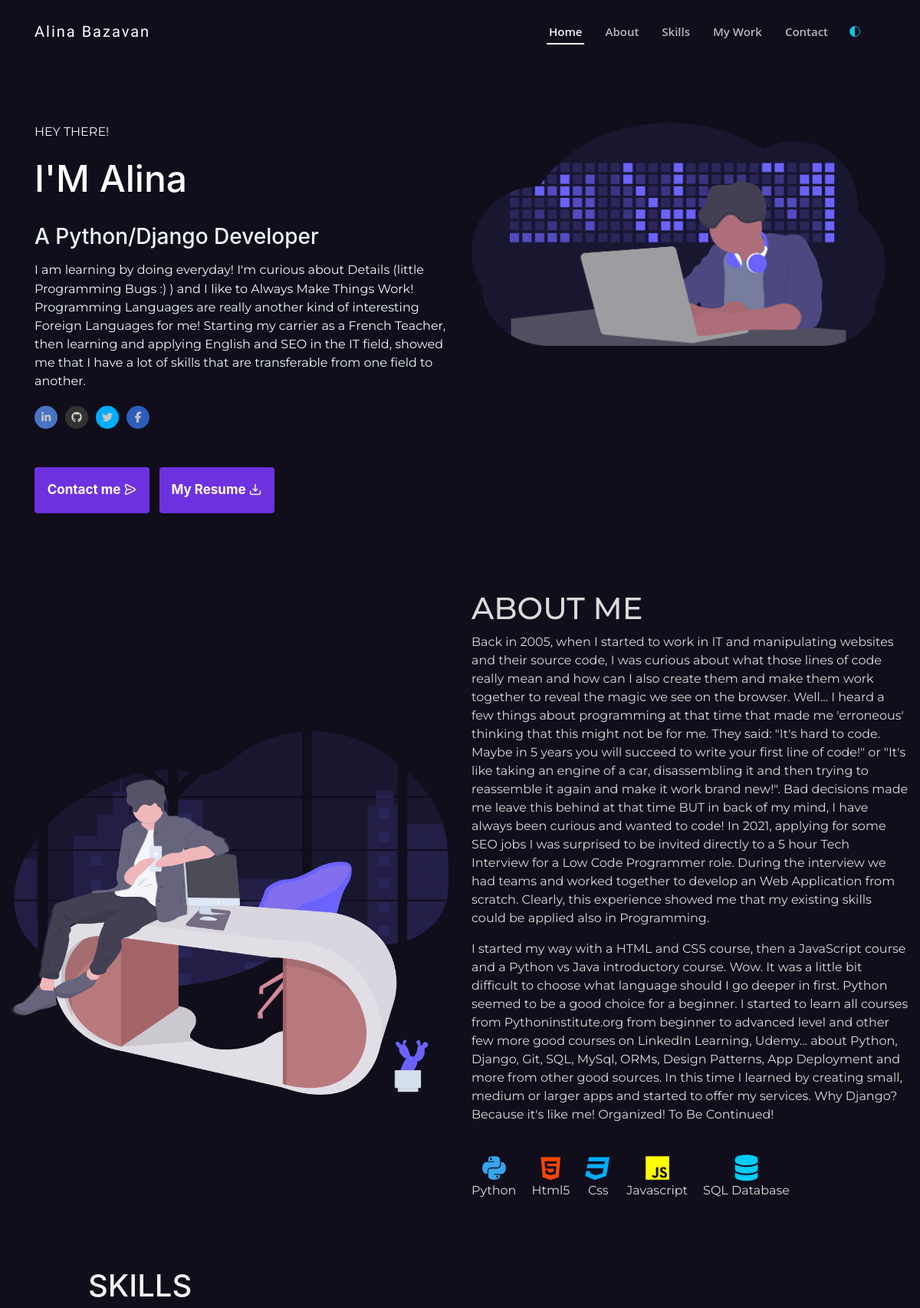
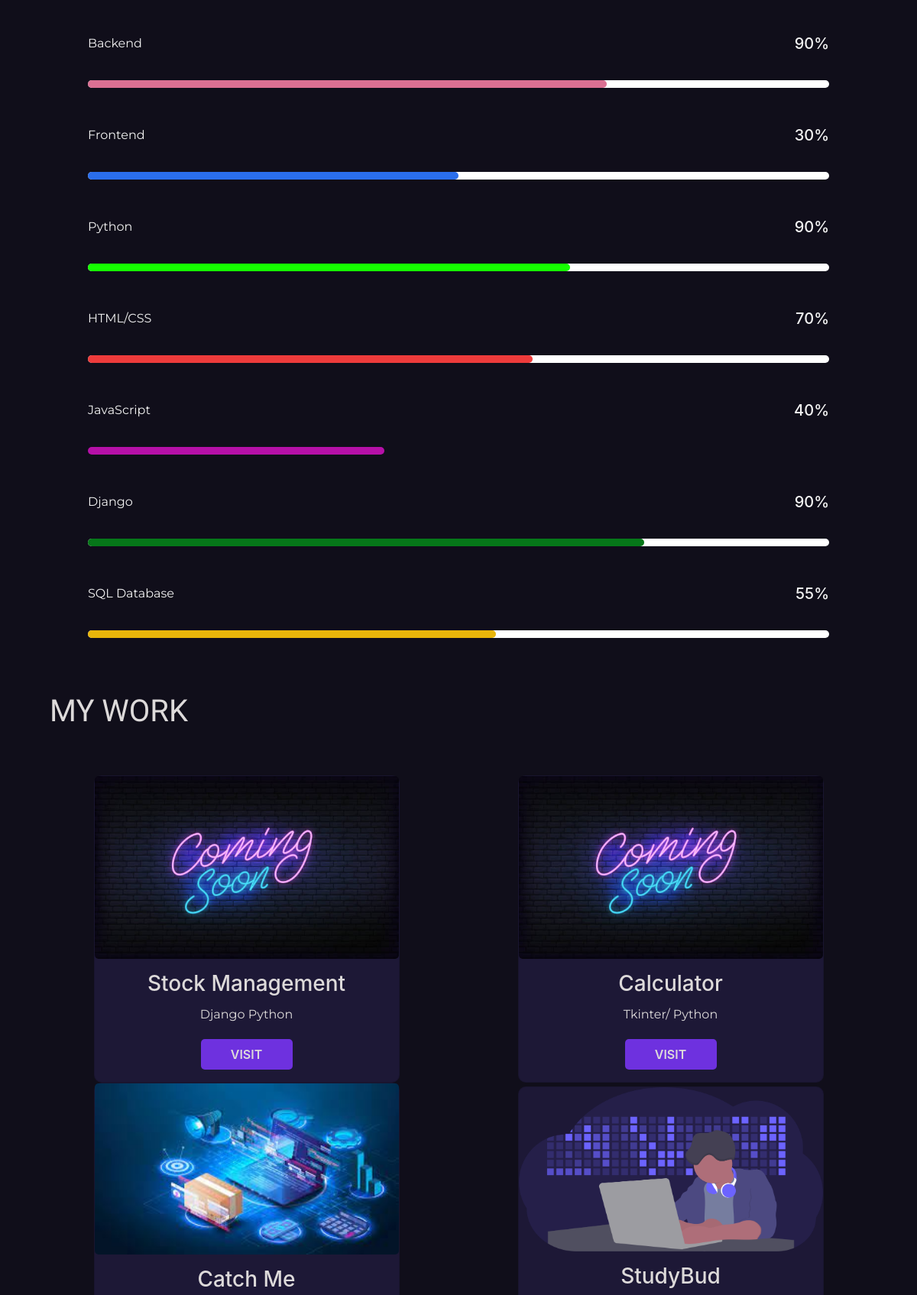
The page / (upper part) on the database its author committed (2 pictures, top to bottom).
### feeds/models.py (models this page shows, shortened)
class PersonalInformation(models.Model):
    name_complete = models.CharField(max_length=50, blank=True, null=True)
    avatar = models.ImageField(null=True, default='15')
    mini_about = models.TextField(blank=True, null=True)
    address = models.CharField(max_length=100, blank=True, null=True)
    phone = models.CharField(max_length=20, blank=True, null=True)
    email = models.EmailField(max_length=255, blank=True, null=True)
    cv = models.FileField(upload_to='cv', blank=True, null=True)
    github = models.URLField(blank=True, null=True)
    linkedin = models.URLField(blank=True, null=True)
    facebook = models.URLField(blank=True, null=True)
    twitter = models.URLField(blank=True, null=True)

class About(models.Model):
    title = models.CharField(max_length=20, blank=True, null=True)
    description1 = models.TextField(blank=False, null=True)
    description2 = models.TextField(blank=False, null=True)
    image = models.ImageField(upload_to='images', blank=True, null=True)

class Project(models.Model):
    title = models.CharField(max_length=50, blank=True, null=True)
    skill = models.TextField(max_length=230, blank=True, null=True)
    link = models.URLField(blank=True, null=True)
    image = models.ImageField(upload_to='project_images', blank=True, null=True)

### feeds/views.py (the view)
# urls.py: path('',views.home, name="home" )
def home(request):
    personal_info = PersonalInformation.objects.all()
    about = About.objects.all()
    projects = Project.objects.all()
    skills = Skill.objects.all()
    context = {
        'personal_info': personal_info,
        'about': about,
        'projects': projects,
        'skills': skills
    }
    return render(request, 'home.html', context)

### feeds/templates/home.html (shortened to what this page needs)
{% load static %}
<!DOCTYPE html>
<html lang="en">
<head>
    <link rel="stylesheet" href="https://unpkg.com/aos@next/dist/aos.css" />
    <link rel="stylesheet" href="https://code.ionicframework.com/ionicons/2.0.1/css/ionicons.min.css">
    <link rel="stylesheet" href="https://unicons.iconscout.com/release/v4.0.0/css/line.css">
    <link rel="stylesheet" href="https://allyoucan.cloud/cdn/icofont/1.0.1/icofont.css">
    <link href='https://cdn.jsdelivr.net/npm/boxicons@2.0.5/css/boxicons.min.css' rel='stylesheet'>
    <link rel="stylesheet" href="https://stackpath.bootstrapcdn.com/bootstrap/4.3.1/css/bootstrap.min.css">
    <link rel="stylesheet" href="{% static 'css/main.css' %}">
</head>
<body data-aos-easing="ease" data-aos-duration="1500" data-aos-delay="0">
    <header id="header" class="fixed-top ">
        <div class="container-fluid  navbur">
            <div class="navi">
                <div class="col-xl-9 d-flex align-items-center lefty">
                    <h1 class="logo mr-auto"><a href="{% url 'home' %}">Alina Bazavan</a></h1>
                    <nav class="nav-menu d-none d-lg-block float-right">
                        <ul>
                            <li class="active"><a href="#home">Home</a></li>
                            <li><a href="#about">About</a></li>
                            <li><a href="#skills">Skills</a></li>
                            <li><a href="#work">My Work</a></li>
                            <li><a href="#contact">Contact</a></li>
                            <div class="invert pl-4 " id="theme-button">
                                <ion-icon name='contrast-outline' style="color:rgb(17, 190, 221)"></ion-icon>
                            </div>
                        </ul>
                    </nav>
                </div>
            </div>
        </div>
    </header>
    <section class="descript" id="home">
        <div class="container">
            <div class="small-container">
                <div class="row">
                    <div class="col-md-6 initial-0 aos-init" data-aos="zoom-in" data-aos-delay="200">
                        <p id="hey">HEY THERE!</p>
                        {% for info in personal_info %}
                        <h1 id="name">I'M <span>Alina</span></h1>
                        <h3>A Python/Django Developer</h3>
                        <p>{{ info.mini_about }}</p>
                        <div class="social">
                            <a href="{{ info.linkedin }}"><i class="fa fa-linkedin" style="background: #4974c5 "></i></a>
                            <a href="{{ info.github }}"><i class="fa fa-github"style="background: #4974c5 "></i></a>
                            <a href="{{ info.twitter }}"><i class="fa fa-twitter" style="background: #4974c5 "></i></a>
                            <a href="{{ info.facebook }}"><i class="fa fa-facebook-f" style="background: #4974c5 "></i></a>
                            </div>
                        <div class="button">
                            <a href="mailto:{{ info.email }}"><button class="main-button2">Contact me <i class="uil uil-message"></i></button></a>
                            <a class="main-button ml-2" href="{% static 'images/RESUME_AB.pdf' %}" target="_blank" rel="noopener noreferrer"><button id="btn2">My Resume <i class="uil uil-import"></i></button></a>
                        </div>
                    </div>
                    <div class="col-md-6 initial-1 aos-init" data-aos="zoom-in" data-aos-delay="300">
                        <img src="{% static 'images/home.png' %}" alt="Avatar">
                    </div>
                    {% endfor %}
                </div>
            </div>
        </div>
    </section>
    <section class="about its-me " id="about">
        <div class="container2">
            <div class="small-container2 ">
                <div class="row2 initial-3">
                    {% for aboutme in about %}
                    <div class="col-md-6 aos-init" data-aos="fade-up-right" data-aos-delay="700">
                        <img src="{% static 'images/avatar/about_me.png' %}" alt="About me">
                    </div>
                    <div class="col-md-6 initial-4">
                        <div class="title aos-init" data-aos="zoom-in" data-aos-delay="200">
                            <h1>{{ aboutme.title }}</h1>
                        </div>
                        <p data-aos="zoom-in" data-aos-delay="200" class="aos-init">{{ aboutme.description1 }}</p>
                        <p data-aos="zoom-in" data-aos-delay="200" class="aos-init">{{ aboutme.description2 }}</p>
                        <div class="icons aos-init" data-aos="zoom-in" data-aos-delay="300">
                            <div>
                                <ion-icon name="logo-python" style="color: #38a4ec;font-size:35px"></ion-icon>
                                <p>Python</p>
                            </div>
                            <div> <i class="fa fa-html5"></i>
                                <p>Html5</p>
                            </div>
                            <div> <i class="fa fa-css3 " aria-hidden=”true”></i>
                                <p>Css</p>
                            </div>
                            <div>
                                <ion-icon name="logo-javascript" style="color: yellow;font-size:35px"></ion-icon>
                                <p>Javascript</p>
                            </div>
                            <div> <i class="fa fa-database"></i>
                                <p>SQL Database</p>
                            </div>
                        </div>
                        {% endfor %}
                    </div>
                </div>
            </div>
        </div>
        <br>
        <br>
        <br>
        <article>
            <div class="container-skills" id="skills">
                <div class="small-container">
                    <div class="row9">
                        <div class="col-md-10 initial-5">
                            <div class="title">
                                <h1 class="">SKILLS</h1>
                            </div>
                            <div class="all-bars">
                                <div class="bars aos-init" data-aos="zoom-in" data-aos-delay="800">
                                    <div class="bar-info">
                                        <p>Backend</p>
                                        <h5>90%</h5>
                                    </div>
                                    <div class="bar">
                                        <p id="one"></p>
                                    </div>
                                </div>
                                <div class="bars aos-init" data-aos="zoom-in" data-aos-delay="300">
                                    <div class="bar-info">
                                        <p>Frontend</p>
                                        <h5>30%</h5>
                                    </div>
                                    <div class="bar">
                                        <p id="two"></p>
                                    </div>
                                </div>
                                <div class="bars aos-init" data-aos="zoom-in" data-aos-delay="300">
                                    <div class="bar-info">
                                        <p>Python</p>
                                        <h5>90%</h5>
                                    </div>
                                    <div class="bar">
                                        <p id="three"></p>
                                    </div>
                                </div>
                                <div class="bars aos-init" data-aos="zoom-in" data-aos-delay="400">
                                    <div class="bar-info">
                                        <p>HTML/CSS</p>
                                        <h5>70%</h5>
                                    </div>
                                    <div class="bar">
                                        <p id="four"></p>
                                    </div>
                                </div>
                                <div class="bars aos-init" data-aos="zoom-in" data-aos-delay="500">
                                    <div class="bar-info">
                                        <p>JavaScript</p>
                                        <h5>40%</h5>
                                    </div
                                    <div class="bar">
                                        <p id="six"></p>
                                    </div>
                                </div>
                                <div class="bars aos-init" data-aos="zoom-in" data-aos-delay="600">
                                    <div class="bar-info">
                                        <p>Django</p>
                                        <h5>90%</h5>
                                    </div>
                                    <div class="bar">
                                        <p id="seven"></p>
                                    </div>
                                </div>
                                <div class="bars aos-init" data-aos="zoom-in" data-aos-delay="700">
                                    <div class="bar-info">
                                        <p>SQL Database</p>
                                        <h5>55%</h5>
                                    </div>
                                    <div class="bar">
                                        <p id="five"></p>
                                    </div>
                                </div>
                            </div>
                        </div>
                    </div>
                </div>
        </article>
    </section>
<br>
<br>
<br>
    <div class="work">
        <div class="container" id="work">
            <div class="title2">
                <h1>MY WORK</h1>
            </div>
            <div class="small-container">
                <div class="row3">
                    <div class="row3">
                        {% for project in projects %}
                        <div class="card initial-6 w- aos-init" data-aos="zoom-in" data-aos-delay="500">
                            <img src="{{ project.image.url }}" alt="Project Image">
                            <div class="card-body col-5-info px-3 py-3">
                                <h3 class="pb-1">{{ project.title }}</h3>
                                <p class="pb-1">{{ project.skill }}</p>
                                <button><a href="{{ project.link }}">VISIT</a></button>
                            </div>
                        </div>
                        {% endfor %}
                    </div>
            </div>
        </div>
    </div>
</body>
</html>

### rows shown on the page
PersonalInformation: mini_about "I am learning by doing everyday! I'm curious about Details (little Programming Bugs :) ) and I like to Always Make Things Work! Programming Languages are really another kind of interesting Foreign Languages for me! Starting my carrier as a French Teacher, then learning and applying English and SEO in the IT field, showed me that I have a lot of skills that are transferable from one field to another."
About: title "ABOUT ME", description1 "Back in 2005, when I started to work in IT and manipulating websites and their source code, I was curious about what those lines of code really mean and how can I also create them and make them work together to reveal the magic we see on the browser. Well... I heard a few things about programming at that time that made me 'erroneous' thinking that this might not be for me. They said: \"It's hard to code. Maybe in 5 years you will succeed to write your first line of code!\" or \"It's like taking an engine of a car, disassembling it and then trying to reassemble it again and make it work brand new!\". Bad decisions made me leave this behind at that time BUT in back of my mind, I have always been…", description2 "I started my way with a HTML and CSS course, then a JavaScript course and a Python vs Java introductory course. Wow. It was a little bit difficult to choose what language should I go deeper in first. Python seemed to be a good choice for a beginner. I started to learn all courses from Pythoninstitute.org from beginner to advanced level and other few more good courses on LinkedIn Learning, Udemy... about Python, Django, Git, SQL, MySql, ORMs, Design Patterns, App Deployment and more from other good sources. In this time I learned by creating small, medium or larger apps and started to offer my services. Why Django? Because it's like me! Organized! To Be Continued!"
Project: image (picture), title "Stock Management", skill "Django Python"
Project: image (picture), title "Calculator", skill "Tkinter/ Python"
Project: image (picture), title "Catch Me"
Project: image (picture), title "StudyBud"
